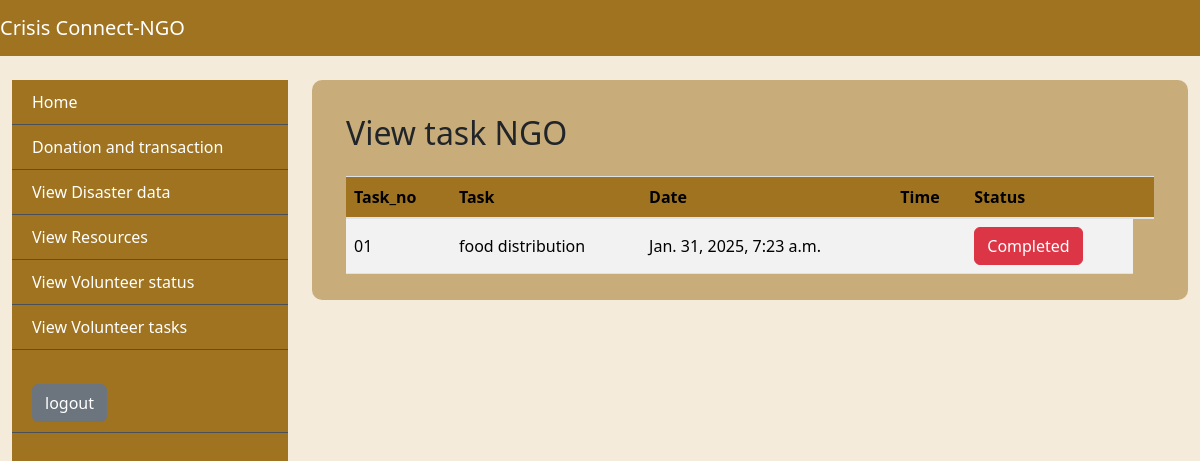
Page /view_task_ngo on the earlier database version.
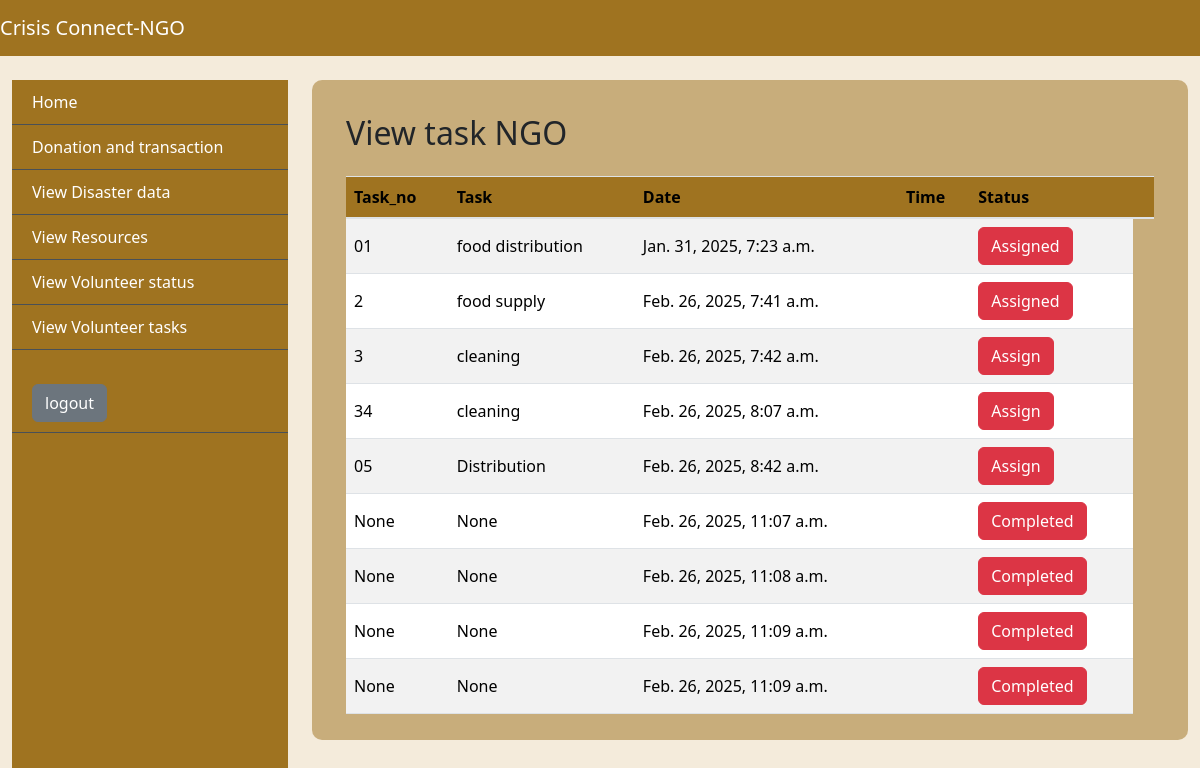
Same page on the later database version.
### app/models.py (models this page shows)
class TaskTable(models.Model):
    Task_no= models.CharField(max_length=100, null=True, blank=True)
    Task= models.CharField(max_length=100, null=True, blank=True)
    Date= models.DateTimeField(auto_now_add=True, null=True, blank=True)
    Status= models.CharField(max_length=30, null=True, blank=True)

### app/views.py (the view)
# urls.py: path('view_task_ngo', view_task_ngo.as_view(), name="view_task_ngo"),
class view_task_ngo(View):
    def get(self, request):
        obj = TaskTable.objects.all()
        return render(request, "ngo/view_task_ngo.html", {'val': obj})

### templates/ngo/view_task_ngo.html
{% extends 'ngo/base.html' %}
{%block body%}
<div class="tbl-div">
  <div class="content container-fluid">
      <div class="container-fluid mt-4">
          <h2 class="mb-4">View task NGO</h2>
          <div class="table-responsive">
            <table class="table user-table table-striped">
              <thead>
                <tr>
                    <th>Task_no</th>
                    <th>Task</th>
                    <th>Date</th>
                    <th>Time</th>
                    <th>Status</th>
                    <th></th>
                  </tr>
                </thead>
                <tbody>
                  {%for i in val%}
                  <tr>
                    <td>{{i.Task_no}}</td>
                    <td>{{i.Task}}</td>
                    <td>{{i.Date}}</td>
                    <td>{{i.Time}}</td>
                    <td>
                    {% if i.Status == 'pending' %}
                    <a href="/view_volunteer/{{i.id}}" class="btn btn-danger">Assign</a>
                    {% elif i.Status == 'verify' %}
                    <a href="/TaskCompleted/{{i.id}}" class="btn btn-danger">Completed</a>
                    {% elif i.Status == 'assigned' %}
                    <a href="/TaskCompleted/{{i.id}}" class="btn btn-danger">Assigned</a>
                    {% elif i.Status == 'completed' %}
                    <a href="/TaskCompleted/{{i.id}}" class="btn btn-danger">Completed</a>
                    {% else %}
                    {{i.Status}}
                    {% endif %}
                  </td>
                </tr>
                {%endfor%}
              </tbody>
            </table>
          </div>
        </div>
  </div>
</div>
{%endblock%}

Differences in the rows shown:
changed TaskTable "food distribution": Status "Completed" → "Assigned"
added TaskTable: Task_no "2", Task "food supply", Date "Feb. 26, 2025, 7:41 a.m."
added TaskTable: Task_no "3", Task "cleaning", Date "Feb. 26, 2025, 7:42 a.m."
added TaskTable: Task_no "34", Task "cleaning", Date "Feb. 26, 2025, 8:07 a.m."
added TaskTable: Task_no "05", Task "Distribution", Date "Feb. 26, 2025, 8:42 a.m."
added TaskTable: Task_no "None", Task "None", Date "Feb. 26, 2025, 11:07 a.m."
added TaskTable: Task_no "None", Task "None", Date "Feb. 26, 2025, 11:08 a.m."
added TaskTable: Task_no "None", Task "None", Date "Feb. 26, 2025, 11:09 a.m."
added TaskTable: Task_no "None", Task "None", Date "Feb. 26, 2025, 11:09 a.m."
